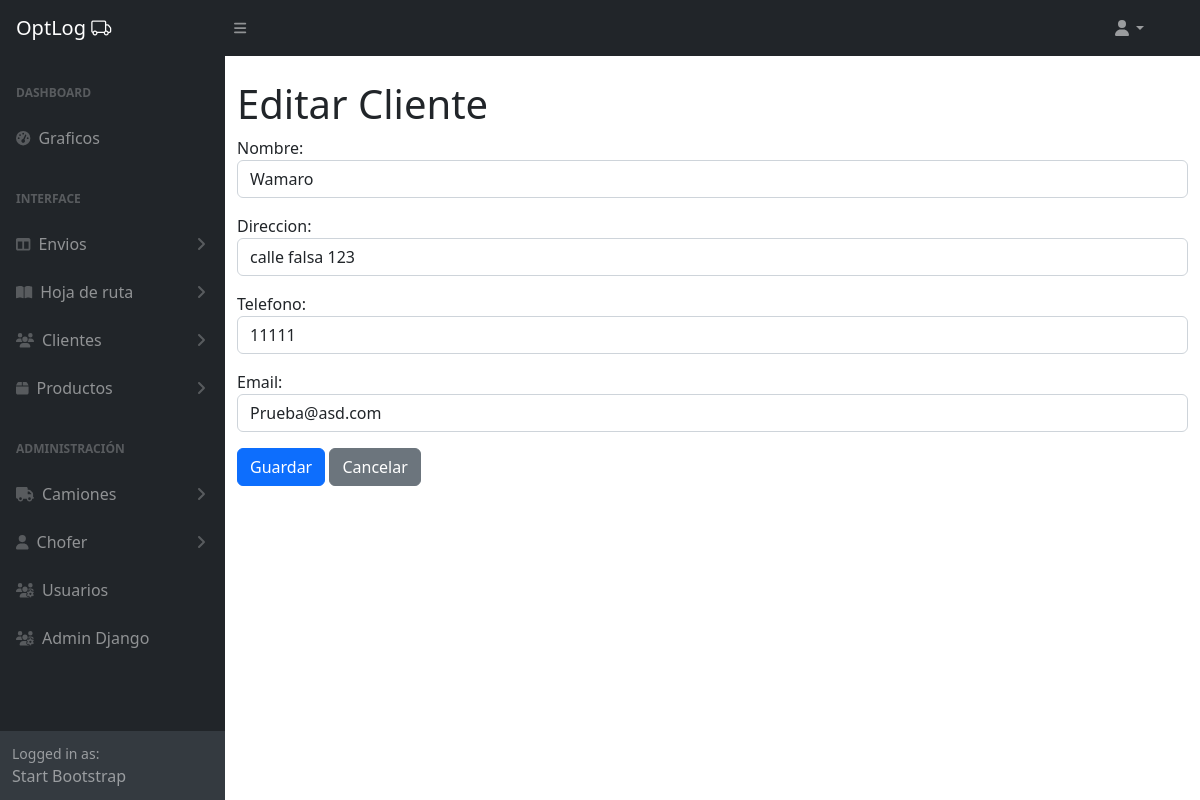
The page /clientes/admin-panel/clientes/1/edit/ on the database its author committed.
### clientes/models.py (models this page shows, shortened)
class Cliente(models.Model):
    nombre = models.CharField(max_length=255)  # Nombre del cliente
    direccion = models.CharField(max_length=255)  # Dirección del cliente
    telefono = models.CharField(max_length=20)  # Teléfono del cliente
    email = models.EmailField(null=True, blank=True)
    class Meta:
        verbose_name = 'Cliente'
        verbose_name_plural = 'Clientes'

### clientes/views.py (the view)
# urls.py: path('admin-panel/clientes/<int:pk>/edit/', ClienteUpdateView.as_view(), name='cliente_edit'),
class ClienteUpdateView(UpdateView):
    model = Cliente
    form_class = ClienteForm
    template_name = 'clientes/cliente_form.html'
    success_url = reverse_lazy('clientes:cliente_list')

### clientes/forms.py
class ClienteForm(forms.ModelForm):
    class Meta:
        model = Cliente
        fields = '__all__'
        widgets = {
             'nombre': forms.TextInput(attrs={'class': 'form-control'}),
            'email': forms.EmailInput(attrs={'class': 'form-control'}),
            'telefono': forms.TextInput(attrs={'class': 'form-control'}),
            'direccion': forms.TextInput(attrs={'class': 'form-control'}),
        }

### clientes/templates/clientes/cliente_form.html (shortened to what this page needs)
{% extends 'core/base_admin.html' %}
{% block main %}
      <div class="container mt-4">
        <h1>{% if object %}Editar Cliente{% else %}Crear Cliente{% endif %}</h1>
        <form method="post">
          {{ form.as_p }}
          <button type="submit" class="btn btn-primary">Guardar</button>
          <a href="{% url 'clientes:cliente_list' %}" class="btn btn-secondary">Cancelar</a>
        </form>
</div>
{% endblock main %}

### rows shown on the page
Cliente: nombre "Wamaro", direccion "calle falsa 123", telefono "11111", email "Prueba@asd.com"
